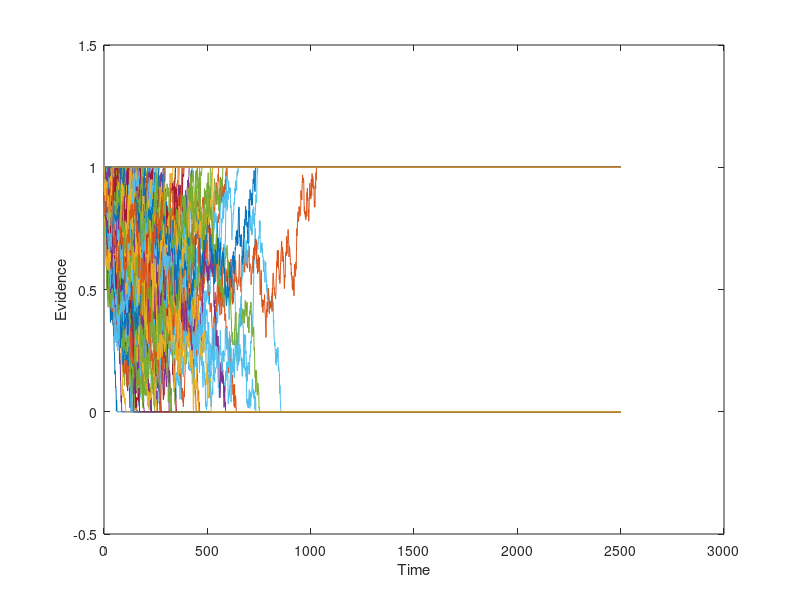
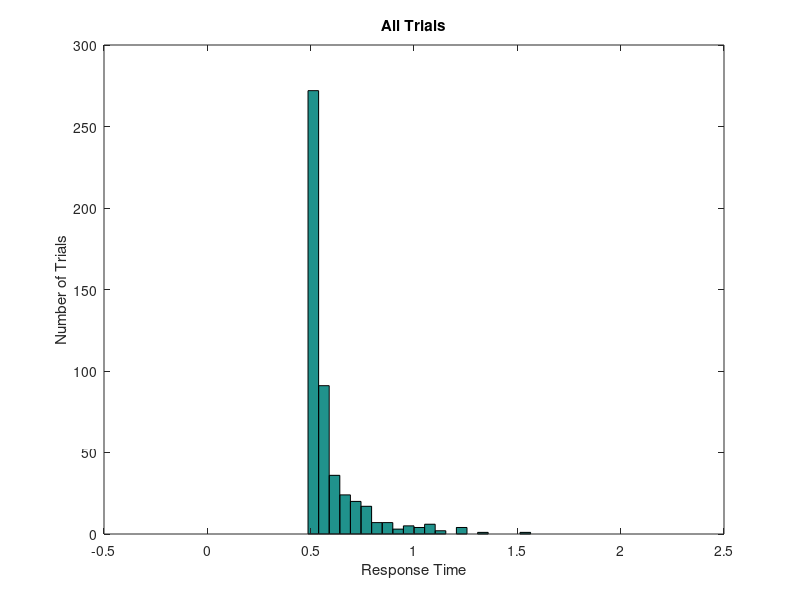

MATLAB code for these plots, in order: (Note: this script raises an error after producing the figures.)
clear; close all; clc;

%fix step size
dt = 0.001;
%parameter 
ntrials = 500; %NUMBER OF RUNS
ndt = 0.5; %NON-DECISION TIME
mu = 1.0;  %BY CONVENTION MU MUST BE POSITIVE 
sd = 1;   %THIS IS VARIABILITY WITHIN THE WALK.  KEEP FIXED AT 1. 
nsteps = 2500; %MAX LENGTH OF WALK.  INCREASE TILL WARNING GOES AWAY
criterion = 1; %CORRECT BOUNDARY LOCATION, INCORRECT IS ZERO 
beta = 0.9; % NORMALIZED BIAS
bias = beta*criterion; %ACTUAL BIAS
%set random number seed 
rng(19680104);
%OUTPUT VARIABLES
sample = zeros(1,nsteps+1);   %This is a single random draw from normal distribution
path = zeros(ntrials,nsteps+1); %This is all the random walks
rt = zeros(ntrials,1);  %These are the rts across trials 
correct = zeros(ntrials,1); %This is accuracy data. ZERO IS WRONG, ONE IS RIGHT
%LOOP OVER ntrials.  
for j = 1:ntrials
    goodpath = 0;
    while goodpath == 0
        drawn_mu = mu;% + unifrnd(0,1,[1,1]);
        draw = normrnd(drawn_mu*dt,sd*sqrt(dt),[1,nsteps]);  %DRAW A WALK
        sample(1) = bias; %START AT BIAS
        sample(2:nsteps+1) = draw; 
        walk = cumsum(sample); %SUM THE WALK.   
        crossbnd = find((walk > criterion) |(walk < 0)); %TEST BOTH BOUNDARIES  
        if ~isempty(crossbnd) %TEST IF IT CROSSED ONE OF THE BOUNDARIES AT LEAST
            goodpath = 1; %WALK IS GOOD, SET TO 1 TO EXIT WHILE LOOP
            path(j,:) = walk; %SAVE THE WALK
        else
            display('Bad Walk') %NOTIFY BAD WALK AND DRAW AGAIN LOWER
        end;
    end;
    rt(j) = crossbnd(1);  %RT IS FIRST CROSSING
    if path(j,rt(j)) > criterion  %TEST IF CORRECT
        path(j,rt(j):end) = criterion; %SET THE REST OF WALK TO BOUNDARY
        correct(j) = 1; %INDICATE CORRECT TRIAL
    else %TRIALIS INCORRECT
        path(j,rt(j):end) = 0; %SET THE REST OF WALK TO ZERO. 
    end; 
    %Add Non-decision time
    rt(j) = rt(j) + ndt/dt;	
end

%compute accuracy
accuracy = mean(correct);  %COMPUTER FRACTION CORRECT
%convert rt to milliseconds
rt = rt*dt;
%plot all the random walks. 
figure
plot(path');
xlabel('Time')
ylabel('Evidence')
set(gca,'YLim',[-0.5 criterion+0.5])
%Make a histogram of all random walks. 
figure  
bins = linspace(0,2,40);  
hist(rt,bins);
xlabel('Response Time')
ylabel('Number of Trials')
title('All Trials')
%Make a histogram separating correct from incorrect 
errorrt = rt(find(correct == 0));  % THIS IS JUST THE INCORRECT TRIALS
correctrt = rt(find(correct == 1)); %THIS IS JUST THE CORRECT TRIALS
figure
[n1,x] = hist(errorrt, bins); 
[n2,x] = hist(correctrt, bins);
h = bar(x,[n1; n2]);
legend('Error', 'Correct');

xlabel('Response Time')
ylabel('Number of Trials')
title('Correct vs Error Trials')
